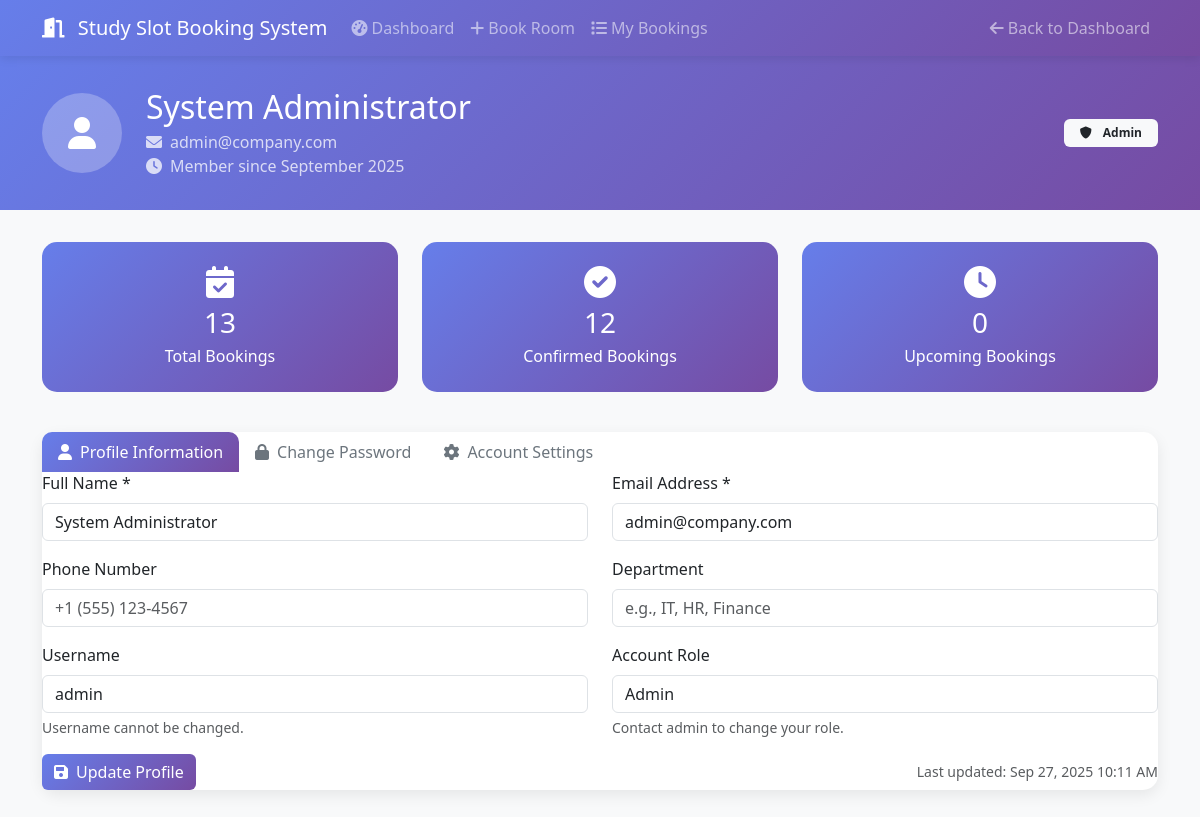
Screenshot of /profile.php (signed in) with the database file from the repository.
### tables this page shows
CREATE TABLE `users` (
  `user_id` int(11) NOT NULL AUTO_INCREMENT,
  `username` varchar(50) NOT NULL,
  `email` varchar(100) NOT NULL,
  `password_hash` varchar(255) NOT NULL,
  `full_name` varchar(100) NOT NULL,
  `phone` varchar(20) DEFAULT NULL,
  `department` varchar(50) DEFAULT NULL,
  `role` enum('user','admin') DEFAULT 'user',
  `is_active` tinyint(1) DEFAULT 1,
  `created_at` timestamp NOT NULL DEFAULT current_timestamp(),
  `updated_at` timestamp NOT NULL DEFAULT current_timestamp() ON UPDATE current_timestamp(),
  PRIMARY KEY (`user_id`),
  UNIQUE KEY `username` (`username`),
  UNIQUE KEY `email` (`email`)
);

### profile.php (the view, shortened to what this page needs)
<?php
$db = Database::getInstance()->getConnection();
$user_id = SessionManager::getUserId();
try {
    $stmt = $db->prepare("SELECT * FROM users WHERE user_id = ?");
    $stmt->execute([$user_id]);
    $user_profile = $stmt->fetch();
} catch (PDOException $e) {
    $error_message = "Failed to load profile data.";
    error_log("Profile load error: " . $e->getMessage());
}
try {
    $stats_stmt = $db->prepare("
        SELECT
            COUNT(*) as total_bookings,
            COUNT(CASE WHEN status = 'confirmed' THEN 1 END) as confirmed_bookings,
            COUNT(CASE WHEN booking_date >= CURDATE() AND status = 'confirmed' THEN 1 END) as upcoming_bookings
        FROM bookings
        WHERE user_id = ?
    ");
    $stats_stmt->execute([$user_id]);
    $user_stats = $stats_stmt->fetch();
} catch (PDOException $e) {
    $user_stats = ['total_bookings' => 0, 'confirmed_bookings' => 0, 'upcoming_bookings' => 0];
}
?>
<!DOCTYPE html>
<html lang="en">
<head>
    <link href="https://cdn.jsdelivr.net/npm/bootstrap@5.3.0/dist/css/bootstrap.min.css" rel="stylesheet">
    <link href="https://cdnjs.cloudflare.com/ajax/libs/font-awesome/6.0.0/css/all.min.css" rel="stylesheet">
</head>
<body>
    <nav class="navbar navbar-expand-lg navbar-dark">
        <div class="container">
            <a class="navbar-brand" href="dashboard.php">
                <i class="fas fa-door-open me-2"></i>
                <?php echo APP_NAME; ?>
            </a>
            <div class="collapse navbar-collapse" id="navbarNav">
                <ul class="navbar-nav me-auto">
                    <li class="nav-item">
                        <a class="nav-link" href="dashboard.php">
                            <i class="fas fa-tachometer-alt me-1"></i>Dashboard
                        </a>
                    </li>
                    <li class="nav-item">
                        <a class="nav-link" href="book-room.php">
                            <i class="fas fa-plus me-1"></i>Book Room
                        </a>
                    </li>
                    <li class="nav-item">
                        <a class="nav-link" href="my-bookings.php">
                            <i class="fas fa-list me-1"></i>My Bookings
                        </a>
                    </li>
                </ul>
                <ul class="navbar-nav">
                    <li class="nav-item">
                        <a class="nav-link" href="dashboard.php">
                            <i class="fas fa-arrow-left me-1"></i>Back to Dashboard
                        </a>
                    </li>
                </ul>
            </div>
        </div>
    </nav>
    <div class="profile-header">
        <div class="container">
            <div class="row align-items-center">
                <div class="col-md-8">
                    <div class="d-flex align-items-center">
                        <div class="profile-avatar me-4">
                            <div class="bg-white bg-opacity-25 rounded-circle d-flex align-items-center justify-content-center"
                                style="width: 80px; height: 80px;">
                                <i class="fas fa-user fa-2x text-white"></i>
                            </div>
                        </div>
                        <div>
                            <h2 class="mb-1"><?php echo htmlspecialchars($user_profile['full_name']); ?></h2>
                            <p class="mb-0 opacity-75">
                                <i
                                    class="fas fa-envelope me-2"></i><?php echo htmlspecialchars($user_profile['email']); ?>
                            </p>
                            <p class="mb-0 opacity-75">
                                <i class="fas fa-clock me-2"></i>Member since
                                <?php echo date('F Y', strtotime($user_profile['created_at'])); ?>
                            </p>
                        </div>
                    </div>
                </div>
                <div class="col-md-4">
                    <div class="text-md-end">
                        <span class="badge bg-light text-dark px-3 py-2">
                            <i class="fas fa-shield-alt me-2"></i>
                            <?php echo ucfirst($user_profile['role']); ?>
                        </span>
                    </div>
                </div>
            </div>
        </div>
    </div>
    <div class="container mb-5">
        <div class="row mb-4">
            <div class="col-md-4 mb-3">
                <div class="stat-card">
                    <i class="fas fa-calendar-check fa-2x mb-2"></i>
                    <h3 class="mb-1"><?php echo $user_stats['total_bookings']; ?></h3>
                    <p class="mb-0">Total Bookings</p>
                </div>
            </div>
            <div class="col-md-4 mb-3">
                <div class="stat-card">
                    <i class="fas fa-check-circle fa-2x mb-2"></i>
                    <h3 class="mb-1"><?php echo $user_stats['confirmed_bookings']; ?></h3>
                    <p class="mb-0">Confirmed Bookings</p>
                </div>
            </div>
            <div class="col-md-4 mb-3">
                <div class="stat-card">
                    <i class="fas fa-clock fa-2x mb-2"></i>
                    <h3 class="mb-1"><?php echo $user_stats['upcoming_bookings']; ?></h3>
                    <p class="mb-0">Upcoming Bookings</p>
                </div>
            </div>
        </div>
        <div class="profile-card">
            <div class="card-header bg-transparent">
                <ul class="nav nav-tabs card-header-tabs" id="profileTabs" role="tablist">
                    <li class="nav-item" role="presentation">
                        <button class="nav-link active" id="profile-tab" data-bs-toggle="tab" data-bs-target="#profile"
                            type="button" role="tab">
                            <i class="fas fa-user me-2"></i>Profile Information
                        </button>
                    </li>
                    <li class="nav-item" role="presentation">
                        <button class="nav-link" id="password-tab" data-bs-toggle="tab" data-bs-target="#password"
                            type="button" role="tab">
                            <i class="fas fa-lock me-2"></i>Change Password
                        </button>
                    </li>
                    <li class="nav-item" role="presentation">
                        <button class="nav-link" id="account-tab" data-bs-toggle="tab" data-bs-target="#account"
                            type="button" role="tab">
                            <i class="fas fa-cog me-2"></i>Account Settings
                        </button>
                    </li>
                </ul>
            </div>
            <div class="card-body">
                <div class="tab-content" id="profileTabsContent">
                    <div class="tab-pane fade show active" id="profile" role="tabpanel">
                        <form method="POST" action="">
                            <div class="row">
                                <div class="col-md-6">
                                    <div class="mb-3">
                                        <label for="full_name" class="form-label">Full Name *</label>
                                        <input type="text" class="form-control" id="full_name" name="full_name"
                                            value="<?php echo htmlspecialchars($user_profile['full_name']); ?>"
                                            required>
                                    </div>
                                </div>
                                <div class="col-md-6">
                                    <div class="mb-3">
                                        <label for="email" class="form-label">Email Address *</label>
                                        <input type="email" class="form-control" id="email" name="email"
                                            value="<?php echo htmlspecialchars($user_profile['email']); ?>" required>
                                    </div>
                                </div>
                            </div>
                            <div class="row">
                                <div class="col-md-6">
                                    <div class="mb-3">
                                        <label for="phone" class="form-label">Phone Number</label>
                                        <input type="tel" class="form-control" id="phone" name="phone"
                                            value="<?php echo htmlspecialchars($user_profile['phone']); ?>"
                                            placeholder="+1 (555) 123-4567">
                                    </div>
                                </div>
                                <div class="col-md-6">
                                    <div class="mb-3">
                                        <label for="department" class="form-label">Department</label>
                                        <input type="text" class="form-control" id="department" name="department"
                                            value="<?php echo htmlspecialchars($user_profile['department']); ?>"
                                            placeholder="e.g., IT, HR, Finance">
                                    </div>
                                </div>
                            </div>
                            <div class="row">
                                <div class="col-md-6">
                                    <div class="mb-3">
                                        <label for="username" class="form-label">Username</label>
                                        <input type="text" class="form-control" id="username"
                                            value="<?php echo htmlspecialchars($user_profile['username']); ?>" readonly>
                                        <div class="form-text">Username cannot be changed.</div>
                                    </div>
                                </div>
                                <div class="col-md-6">
                                    <div class="mb-3">
                                        <label for="role" class="form-label">Account Role</label>
                                        <input type="text" class="form-control" id="role"
                                            value="<?php echo ucfirst($user_profile['role']); ?>" readonly>
                                        <div class="form-text">Contact admin to change your role.</div>
                                    </div>
                                </div>
                            </div>
                            <div class="d-flex justify-content-between">
                                <button type="submit" name="update_profile" class="btn btn-primary">
                                    <i class="fas fa-save me-2"></i>Update Profile
                                </button>
                                <small class="text-muted align-self-center">
                                    Last updated:
                                    <?php echo date('M j, Y g:i A', strtotime($user_profile['updated_at'])); ?>
                                </small>
                            </div>
                        </form>
                    </div>
                </div>
            </div>
        </div>
    </div>
</body>
</html>

### profile.php (style rules this page uses)
body { background-color: #f8f9fa; font-family: 'Segoe UI', Tahoma, Geneva, Verdana, sans-serif; }
.navbar { background: linear-gradient(135deg, #667eea 0%, #764ba2 100%); box-shadow: 0 2px 10px rgba(0, 0, 0, 0.1); }
.profile-header { background: linear-gradient(135deg, #667eea 0%, #764ba2 100%); color: white; padding: 2rem 0; margin-bottom: 2rem; }
.profile-card { background: white; border-radius: 15px; box-shadow: 0 5px 15px rgba(0, 0, 0, 0.08); border: none; }
.stat-card { background: linear-gradient(135deg, #667eea 0%, #764ba2 100%); color: white; border-radius: 15px; padding: 1.5rem; text-align: center; transition: transform 0.2s ease; }
.nav-tabs .nav-link { border: none; color: #6c757d; font-weight: 500; }
.nav-tabs .nav-link.active { background: linear-gradient(135deg, #667eea 0%, #764ba2 100%); color: white; border-radius: 10px 10px 0 0; }
.btn-primary { background: linear-gradient(135deg, #667eea 0%, #764ba2 100%); border: none; }

### rows the page displays
users: full_name "System Administrator", email "admin@company.com", created_at "September 2025", role "Admin", username "admin", updated_at "Sep 27, 2025 10:11 AM"

### other values shown
APP_NAME "Study Slot Booking System"
$user_stats['total_bookings'] "13"
$user_stats['confirmed_bookings'] "12"
$user_stats['upcoming_bookings'] "0"
